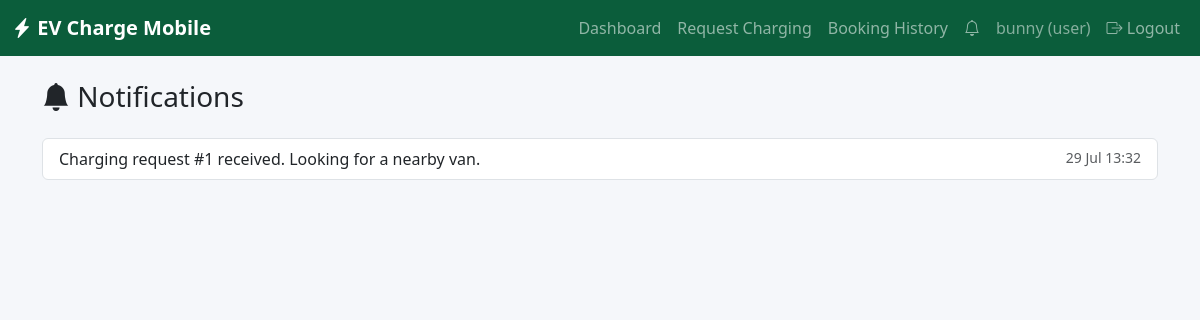
The page /user/notifications (signed in) on the database its author committed.
### app/models.py (models this page shows, shortened)
class User(UserMixin, db.Model):
    __tablename__ = "users"
    id = db.Column(db.Integer, primary_key=True)
    name = db.Column(db.String(120), nullable=False)
    email = db.Column(db.String(120), unique=True, nullable=False, index=True)
    phone = db.Column(db.String(20))
    password_hash = db.Column(db.String(255), nullable=False)
    role = db.Column(db.String(20), nullable=False, default="user")  # user | admin | driver
    created_at = db.Column(db.DateTime, default=datetime.utcnow)
    requests = db.relationship("ChargingRequest", backref="customer", lazy=True,
                                foreign_keys="ChargingRequest.user_id")
    van = db.relationship("ChargingVan", backref="driver", uselist=False,
                           foreign_keys="ChargingVan.driver_id")
    notifications = db.relationship("Notification", backref="user", lazy=True)

class Notification(db.Model):
    __tablename__ = "notifications"
    id = db.Column(db.Integer, primary_key=True)
    user_id = db.Column(db.Integer, db.ForeignKey("users.id"), nullable=False)
    message = db.Column(db.String(255), nullable=False)
    is_read = db.Column(db.Boolean, default=False)
    created_at = db.Column(db.DateTime, default=datetime.utcnow)

### app/user/routes.py (the view)
@user_bp.route("/notifications")
@roles_required("user")
def notifications():
    notes = (Notification.query.filter_by(user_id=current_user.id)
             .order_by(Notification.created_at.desc()).all())
    for n in notes:
        n.is_read = True
    db.session.commit()
    return render_template("user/notifications.html", notes=notes)

### app/models.py (called while the page is built)
@login_manager.user_loader
def load_user(user_id):
    return User.query.get(int(user_id))

### app/user/routes.py (called while the page is built)
@user_bp.before_request
@login_required
def _guard():
    pass

### app/utils.py (called while the page is built)
def roles_required(*roles):
    def decorator(fn):
        @wraps(fn)
        def wrapped(*args, **kwargs):
            if not current_user.is_authenticated or current_user.role not in roles:
                abort(403)
            return fn(*args, **kwargs)
        return wrapped
    return decorator

### app/templates/user/notifications.html (shortened to what this page needs)
{% extends "base.html" %}
{% block content %}
<h3 class="mb-4"><i class="bi bi-bell-fill"></i> Notifications</h3>
<div class="list-group">
  {% for n in notes %}
    <div class="list-group-item">
      <div class="d-flex justify-content-between">
        <span>{{ n.message }}</span>
        <small class="text-muted">{{ n.created_at.strftime('%d %b %H:%M') }}</small>
      </div>
    </div>
  {% else %}
    <div class="text-muted text-center py-4">No notifications yet.</div>
  {% endfor %}
</div>
{% endblock %}

### app/templates/base.html (shortened to what this page needs)
<!DOCTYPE html>
<html lang="en">
<head>
  <link href="https://cdn.jsdelivr.net/npm/bootstrap@5.3.3/dist/css/bootstrap.min.css" rel="stylesheet">
  <link href="https://cdn.jsdelivr.net/npm/bootstrap-icons@1.11.3/font/bootstrap-icons.css" rel="stylesheet">
  <link href="https://unpkg.com/leaflet@1.9.4/dist/leaflet.css" rel="stylesheet">
  <link href="{{ url_for('static', filename='css/style.css') }}" rel="stylesheet">
</head>
<body>
  <nav class="navbar navbar-expand-lg navbar-dark" style="background-color:#0b5d3b;">
    <div class="container-fluid">
      <a class="navbar-brand fw-bold" href="{{ url_for('index') }}"><i class="bi bi-lightning-charge-fill"></i> EV Charge Mobile</a>
      <div class="collapse navbar-collapse" id="nav">
        <ul class="navbar-nav ms-auto">
          {% if current_user.is_authenticated %}
            {% if current_user.role == 'user' %}
              <li class="nav-item"><a class="nav-link" href="{{ url_for('user.dashboard') }}">Dashboard</a></li>
              <li class="nav-item"><a class="nav-link" href="{{ url_for('user.request_charging') }}">Request Charging</a></li>
              <li class="nav-item"><a class="nav-link" href="{{ url_for('user.history') }}">Booking History</a></li>
              <li class="nav-item"><a class="nav-link" href="{{ url_for('user.notifications') }}"><i class="bi bi-bell"></i></a></li>
            {% elif current_user.role == 'driver' %}
              <li class="nav-item"><a class="nav-link" href="{{ url_for('driver.dashboard') }}">Dashboard</a></li>
              <li class="nav-item"><a class="nav-link" href="{{ url_for('driver.my_requests') }}">My Requests</a></li>
            {% endif %}
            <li class="nav-item"><span class="nav-link text-white-50">{{ current_user.name }} ({{ current_user.role }})</span></li>
            <li class="nav-item"><a class="nav-link" href="{{ url_for('auth.logout') }}"><i class="bi bi-box-arrow-right"></i> Logout</a></li>
          {% else %}
            <li class="nav-item"><a class="nav-link" href="{{ url_for('auth.login') }}">Login</a></li>
            <li class="nav-item"><a class="nav-link" href="{{ url_for('auth.register') }}">Register</a></li>
          {% endif %}
        </ul>
      </div>
    </div>
  </nav>
  <div class="container mt-4 mb-5">
    {% block content %}{% endblock %}
  </div>
</body>
</html>

### app/static/css/style.css (style rules this page uses)
body { background-color: #f5f7fa; }

### rows shown on the page
User: name "bunny", role "user"
Notification: message "Charging request #1 received. Looking for a nearby van.", created_at "29 Jul 13:32"
